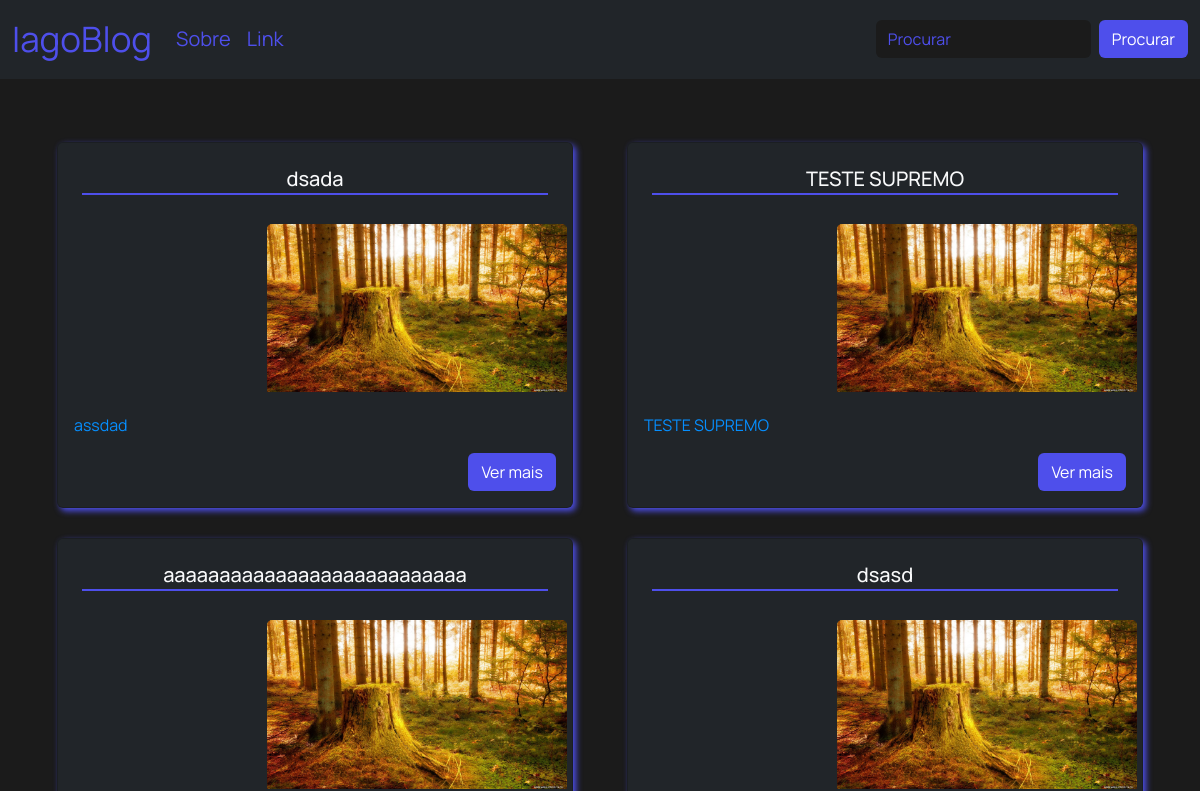
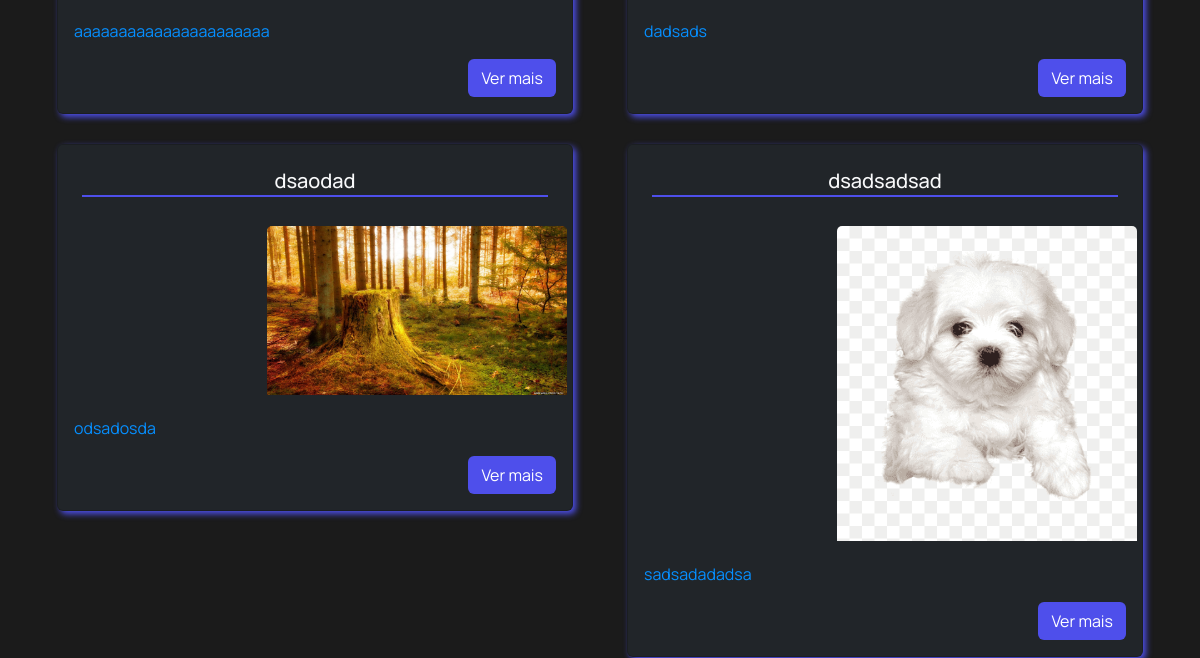
Before: / (upper part) with the older database file (2 pictures, top to bottom).
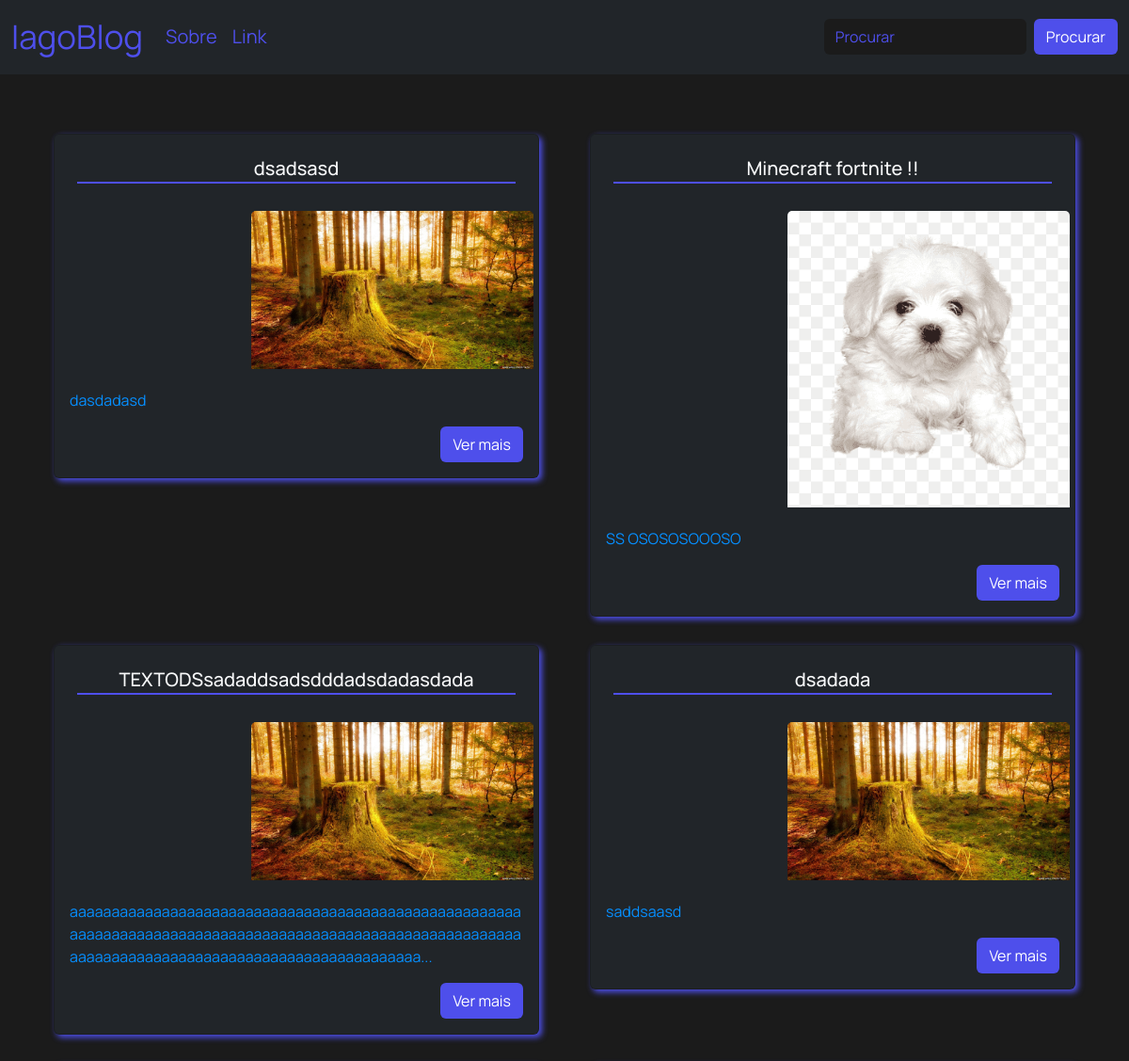
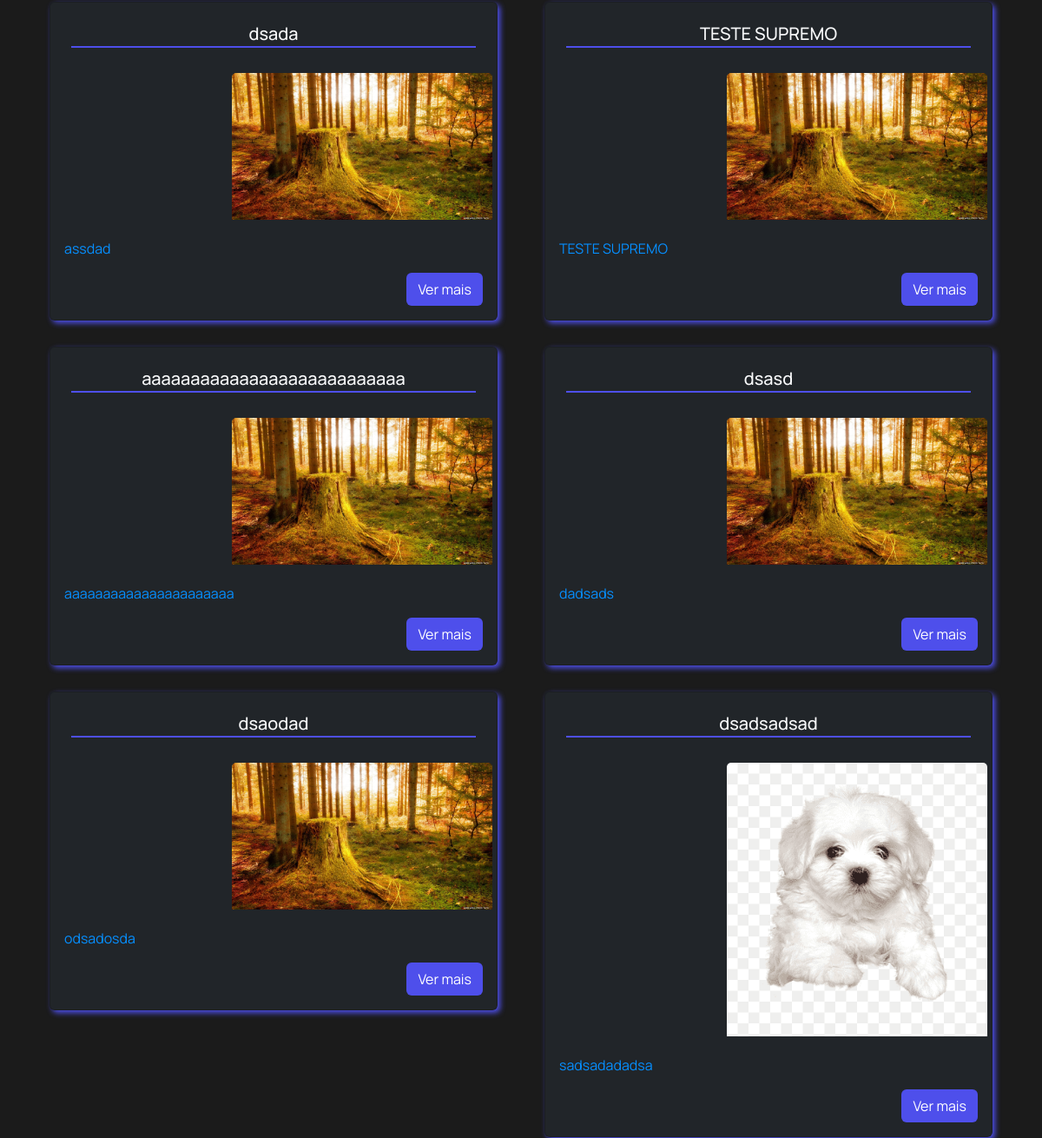
After: the same page with the newer database file (2 pictures, top to bottom).
### app/models.py (models this page shows, shortened)
class Post(models.Model):
    title = models.CharField(max_length=200, unique=True)
    slug = models.SlugField(max_length=200, blank=True)
    author = models.ForeignKey(get_user_model(), on_delete=models.CASCADE, related_name='app_posts', null=True)
    created_on = models.DateTimeField(auto_now_add=True)
    update_on = models.DateTimeField(auto_now=True)
    content = models.TextField()
    status = models.IntegerField(choices=Status, default=0)
    image = models.ImageField(upload_to='post_images/', null=True, blank=True) # post_images/ é o diretório onde as imagens serão armazenadas
    class Meta:
        ordering =  ["-created_on"]

### app/views.py (the view)
# urls.py: path('', views.PostList.as_view(), name='home'),
class PostList(generic.ListView):
    queryset = Post.objects.filter(status=1).order_by('-created_on')
    template_name = 'index.html'
    context_object_name = 'posts' #Passando o contexto ao renderizar a página index.html na visão PostList
    def get_context_data(self, **kwargs):
        context = super().get_context_data(**kwargs)
        print("Quantidade de posts:", len(context['posts'])) # ===> Debugando Lembrar de Deletar depois <===
        return context

### app/templates/index.html (shortened to what this page needs)
{% extends 'base.html' %}
{% block content %}
<!doctype html>
<html lang="pt-br">
  <head>
  </head>
  <body>
    {% include "navbar.html" %}
    <main class="container py-5">
      <div class="row">
          {% for post in posts %}
            {% if post.status == 1 %}
              <div class="col-sm-12 col-md-6">
                  <div class="card bg-dark">
                      <div class="position-relative text-center">
                        <h5 class="card-title position-relative m-4
                        custom-underline text-light">{{ post.title }}</h5>
                        {% if post.image %}
                          <img src="{{ post.image.url }}" alt="{{ post.title }}" class="imagem_inicial card-img-top">
                        {% endif %}
                      </div>
                      <div class="card-body custom-card-text">
                          <p class="card-text">{{ post.content|slice:":150" }}{% if post.content|length > 150 %}...{% endif %} </p>
                          {% if post.slug %}
                          <a href="{% url 'post_detail' post.slug %}" class="btn btn-custom float-end">Ver mais</a>
                          {% endif %}
                      </div>
                  </div>
              </div>
            {% endif %}
          {% endfor %}
      </div>
  </main>
{% endblock %}

### app/templates/base.html (shortened to what this page needs)
{% load static %}
<!doctype html>
<html lang="pt-br">
  <head>
    <link href="https://cdn.jsdelivr.net/npm/bootstrap@5.3.2/dist/css/bootstrap.min.css" rel="stylesheet">
    <link rel="stylesheet" href="{% static 'app/css/styles.css' %}">
<link rel="stylesheet" href="https://code.ionicframework.com/ionicons/2.0.1/css/ionicons.min.css">
  </head>
  <body>
    {% block content %}
    {% endblock %}
  </body>
</html>

### app/templates/navbar.html (shortened to what this page needs)
{% load static %}
<!DOCTYPE html>
<html lang="pt-br">
<head>
    <link href="https://cdn.jsdelivr.net/npm/bootstrap@5.3.2/dist/css/bootstrap.min.css" rel="stylesheet">
    <link rel="stylesheet" href="{% static 'app/css/navbar.css' %}">
</head>
<body>
    <nav class="navbar navbar-expand-lg bg-dark navbar-custom">
        <div class="container-fluid">
          <a class="navbar-brand nav-link active " href="{% url 'home' %}">IagoBlog</a>
          <div class="collapse navbar-collapse" id="navbarSupportedContent">
            <ul class="navbar-nav me-auto mb-2 mb-lg-0">
              <li class="nav-item">
                <a class="nav-link" aria-current="page" href="{% url 'about' %}">Sobre</a>
              </li>
              <li class="nav-item">
                <a class="nav-link" href="#">Link</a>
              </li>
            </ul>
            <form class="d-flex" role="search">
              <input class="form-control me-2 custom-input" type="search" placeholder="Procurar" aria-label="Procurar">
              <button class="btn btn-custom" type="submit">Procurar</button>
            </form>
          </div>
        </div>
      </nav>
</body>
</html>

### app/static/app/css/styles.css (style rules this page uses)
body { background-color: #1B1B1B; font-family: 'Manrope', sans-serif; }
.card { border: 2px solid; margin: 15px; border-radius: 15px; box-shadow: 3px 3px 6px #4E4FEB; border-color: #4E4FEB; border-width: 2px; }
.card img { width: 300px; height: auto; float: right; margin: 5px; }
.card-text { color: #068FFF; }
.custom-underline { border-bottom: 2px solid #4E4FEB; margin-bottom: 2px; padding-bottom: 2px; }

### app/static/app/css/navbar.css (style rules this page uses)
body { background-color: #1B1B1B; font-family: 'Manrope', sans-serif; }
nav { border: #4E4FEB; }
.navbar { font-family: 'Manrope', sans-serif; width: 100%; }
.nav-link { color: #4E4FEB; font-size: 20px; }
.nav-link.active { color: #4E4FEB; }
.navbar-brand { font-size: 35px; }
.custom-input { background-color: #1B1B1B; color: #fff; border: none; }
.custom-input::placeholder { color: #4E4FEB; }
.btn-custom { background-color: #4E4FEB; color: #fff; }

Changed rows visible on the page:
added Post: title "dsadsasd", image (picture), content "dasdadasd", slug "Ver mais"
added Post: title "Minecraft fortnite !!", image (picture), content "SS OSOSOSOOOSO", shows "Ver mais"
added Post: title "TEXTODSsadaddsadsdddadsdadasdada", image (picture), content "aaaaaaaaaaaaaaaaaaaaaaaaaaaaaaaaaaaaaaaaaaaaaaaaaaaaaaaaaaaaaaaaaaaaaaaaaaaaaaaaaaaaaaaaaaaaaaaaaaaaaaaaaaaaaaaaaaaaaaaaaaaaaaaaaaaaaaaaaaaaaaaaaaaaaa", shows "Ver mais"
added Post: title "dsadada", image (picture), content "saddsaasd", slug "Ver mais"
